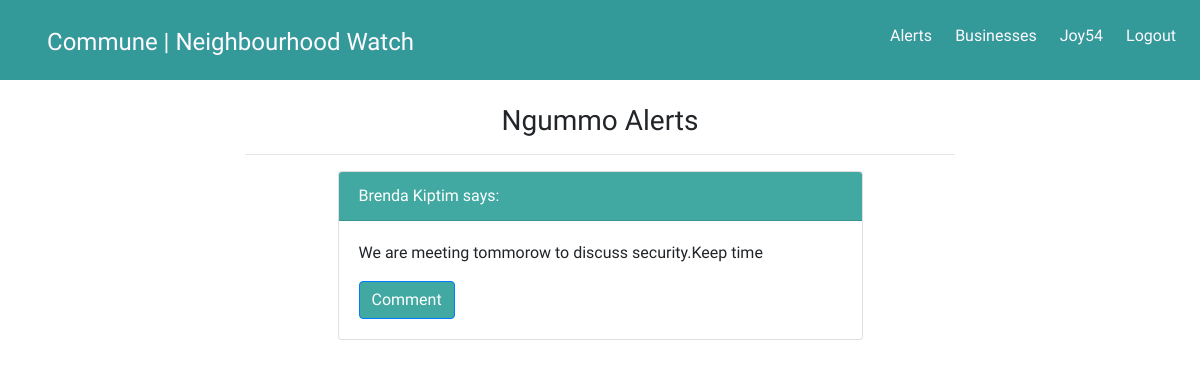
/alerts/ (signed in), run on an earlier commit of the app's database.
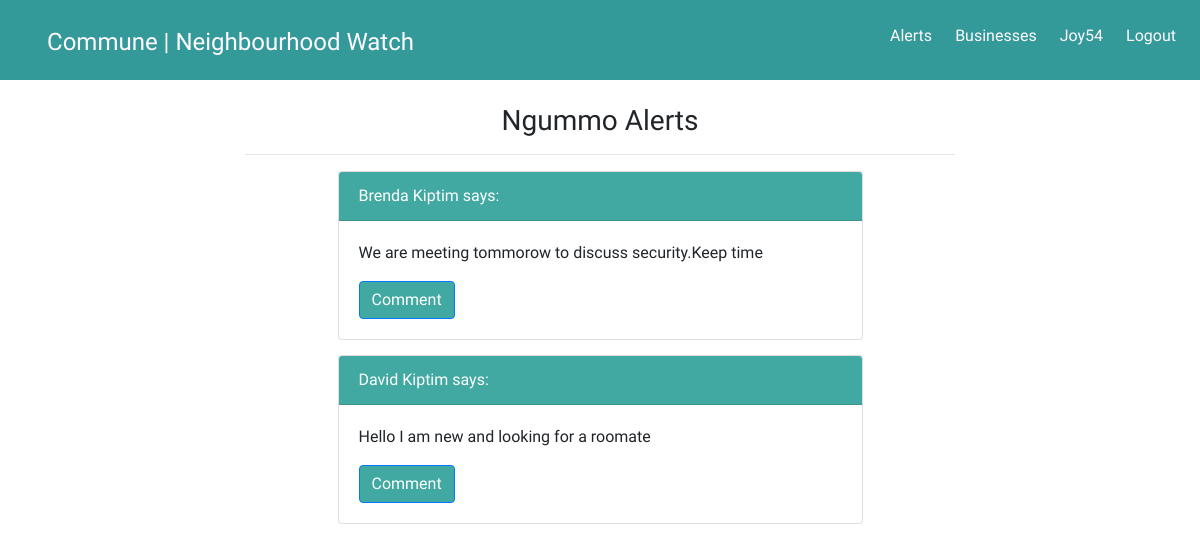
And on a later commit of the database.
### communeapp/models.py (models this page shows, shortened)
class Message(models.Model):
    message=models.CharField(max_length=1000)
    user=models.ForeignKey(User)
    profile=models.ForeignKey(Profile)
    hood=models.ForeignKey(Neighbourhood)

class Profile(models.Model):
    name=models.CharField(max_length=50)
    profile_image = models.ImageField(upload_to = 'articles/')
    user=models.OneToOneField(User, on_delete=models.CASCADE)
    neighbourhood=models.ForeignKey(Neighbourhood, null=True)
    email=models.CharField(max_length=100)
    email_confirmed=models.BooleanField(default=False)

### communeapp/views.py (the view)
# urls.py: url(r'alerts/$', views.view_messages, name='view_messages'),
def view_messages(request):
    title="Commune | Alerts "
    current_user=request.user
    neighbours=Profile.objects.get(user=current_user)
    neighbourhood=neighbours.neighbourhood
    message=Message.objects.filter(hood=neighbourhood)
    message=message.reverse()
    print(neighbourhood)
    return render(request, 'views/messages.html', {"title":title, "messages":message, "hood":neighbourhood})

### communeapp/models.py (called while the page is built)
    def __str__(self):
        return self.neighbourhood_name

### communeapp/templates/views/messages.html (shortened to what this page needs)
{% extends 'views/base.html' %}
{% load bootstrap3 %}
{% load static %}
{% block content %}
{% if messages %}
<div class="container">
    <div class="row">
        <div class="col-md-8 offset-md-2 text-center">
                <h3>{{hood}} Alerts</h3>
                <hr>
        </div>
    </div>
</div>
{% for message in messages %}
<div class="container">
    <div class="row">
        <div class="col-md-6 offset-md-3">
        <div class="card">
                <div class="card-header">
                    {{message.profile.name}} says:
                </div>
                <div class="card-body">
                    <p class="card-text">{{message.message}}</p>
                    <a id="cardbutton" href="#" class="btn btn-primary">Comment</a>
                </div>
                </div>
</div>
    </div>
</div>
{%endfor%}
{% else %}
<p>No message has been posted in {{hood}}</p>
   </a>
</p>
{% endif %}
{% endblock %}

What changed in the data, as far as the page shows it:
added Message: profile.name "David Kiptim", message "Hello I am new and looking for a roomate"
